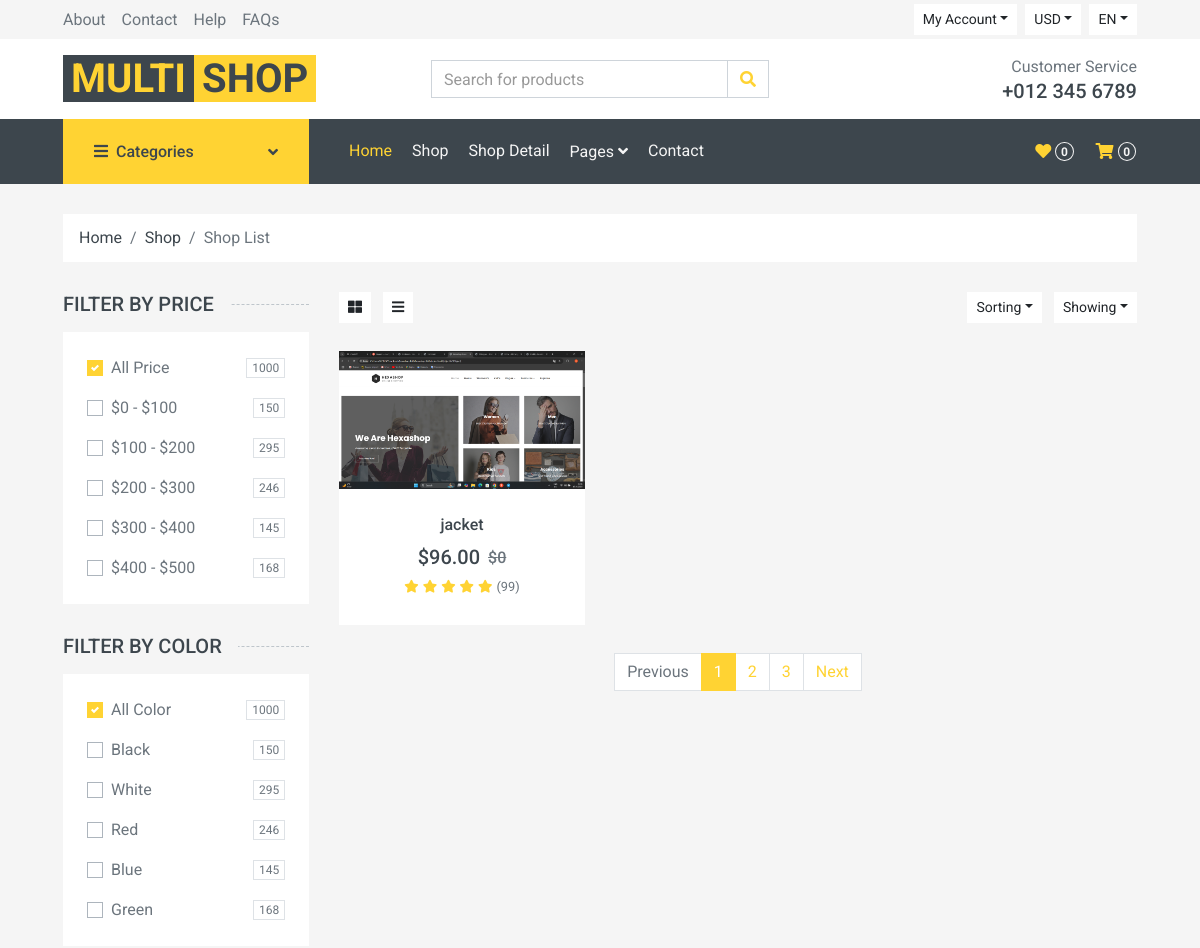
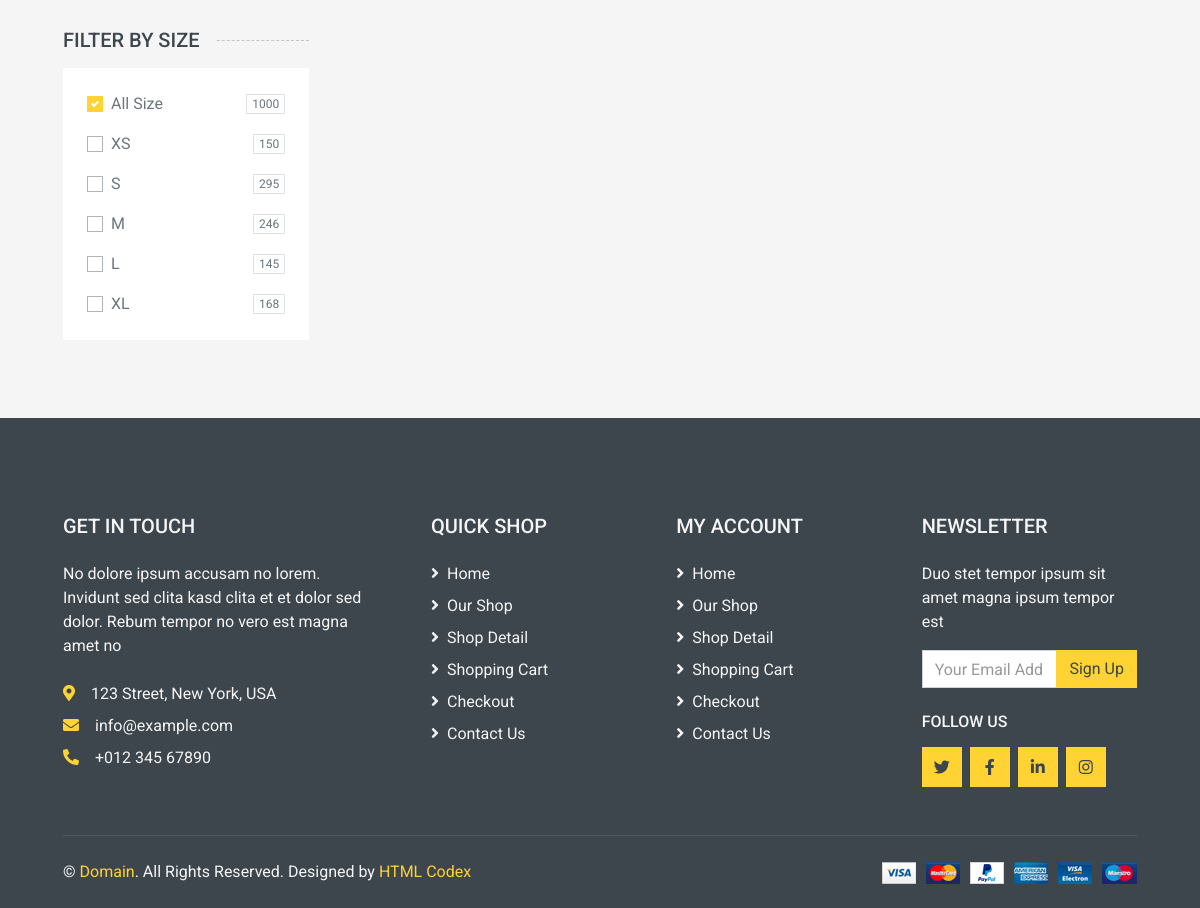
The app's page /products/by/category/jackets with its own data (2 pictures, top to bottom).
### shop/models.py (models this page shows, shortened)
class Product(models.Model):
    name = models.CharField(max_length=250)
    slug = models.SlugField(max_length=250, unique=True)
    description = models.TextField(null=True, blank=True)
    price = models.DecimalField(max_digits=10, decimal_places=2)
    quantity = models.IntegerField(default=10)
    sizes = models.ManyToManyField(Size)
    colors = models.ManyToManyField(Color)
    discount = models.IntegerField(default=0)
    category = models.ForeignKey(Category, on_delete=models.SET_NULL, null=True, related_name='products')

class ProductImage(models.Model):
    image = models.ImageField(upload_to='products/images/')
    product = models.ForeignKey(Product, on_delete=models.CASCADE, related_name='images')

### shop/views.py (the view)
# urls.py: path('products/by/category/<slug:slug>', ProductByCategoryView.as_view(), name='products_by_category'),
class ProductByCategoryView(ProductListView):
    template_name = 'shop/shop.html'
    def get_context_data(self, *, object_list=None, **kwargs):
        context = super().get_context_data()
        category = Category.objects.get(slug=self.kwargs.get('slug'))
        products = category.products.all()
        context['products'] = products
        return context

### shop/views.py (called while the page is built)
    def get_context_data(self, *, object_list=None, **kwargs):
        context = super().get_context_data()
        context['categories'] = Category.objects.all()
        return context

### shop/templates/shop/shop.html (shortened to what this page needs)
{% extends 'base.html' %}
    {% block content %}
    <div class="container-fluid">
        <div class="row px-xl-5">
            <div class="col-12">
                <nav class="breadcrumb bg-light mb-30">
                    <a class="breadcrumb-item text-dark" href="#">Home</a>
                    <a class="breadcrumb-item text-dark" href="#">Shop</a>
                    <span class="breadcrumb-item active">Shop List</span>
                </nav>
            </div>
        </div>
    </div>
    <div class="container-fluid">
        <div class="row px-xl-5">
            <div class="col-lg-3 col-md-4">
                <h5 class="section-title position-relative text-uppercase mb-3"><span class="bg-secondary pr-3">Filter by price</span></h5>
                <div class="bg-light p-4 mb-30">
                    <form>
                        <div class="custom-control custom-checkbox d-flex align-items-center justify-content-between mb-3">
                            <label class="custom-control-label" for="price-all">All Price</label>
                            <span class="badge border font-weight-normal">1000</span>
                        </div>
                        <div class="custom-control custom-checkbox d-flex align-items-center justify-content-between mb-3">
                            <label class="custom-control-label" for="price-1">$0 - $100</label>
                            <span class="badge border font-weight-normal">150</span>
                        </div>
                        <div class="custom-control custom-checkbox d-flex align-items-center justify-content-between mb-3">
                            <label class="custom-control-label" for="price-2">$100 - $200</label>
                            <span class="badge border font-weight-normal">295</span>
                        </div>
                        <div class="custom-control custom-checkbox d-flex align-items-center justify-content-between mb-3">
                            <label class="custom-control-label" for="price-3">$200 - $300</label>
                            <span class="badge border font-weight-normal">246</span>
                        </div>
                        <div class="custom-control custom-checkbox d-flex align-items-center justify-content-between mb-3">
                            <label class="custom-control-label" for="price-4">$300 - $400</label>
                            <span class="badge border font-weight-normal">145</span>
                        </div>
                        <div class="custom-control custom-checkbox d-flex align-items-center justify-content-between">
                            <label class="custom-control-label" for="price-5">$400 - $500</label>
                            <span class="badge border font-weight-normal">168</span>
                        </div>
                    </form>
                </div>
                <h5 class="section-title position-relative text-uppercase mb-3"><span class="bg-secondary pr-3">Filter by color</span></h5>
                <div class="bg-light p-4 mb-30">
                    <form>
                        <div class="custom-control custom-checkbox d-flex align-items-center justify-content-between mb-3">
                            <label class="custom-control-label" for="price-all">All Color</label>
                            <span class="badge border font-weight-normal">1000</span>
                        </div>
                        <div class="custom-control custom-checkbox d-flex align-items-center justify-content-between mb-3">
                            <label class="custom-control-label" for="color-1">Black</label>
                            <span class="badge border font-weight-normal">150</span>
                        </div>
                        <div class="custom-control custom-checkbox d-flex align-items-center justify-content-between mb-3">
                            <label class="custom-control-label" for="color-2">White</label>
                            <span class="badge border font-weight-normal">295</span>
                        </div>
                        <div class="custom-control custom-checkbox d-flex align-items-center justify-content-between mb-3">
                            <label class="custom-control-label" for="color-3">Red</label>
                            <span class="badge border font-weight-normal">246</span>
                        </div>
                        <div class="custom-control custom-checkbox d-flex align-items-center justify-content-between mb-3">
                            <label class="custom-control-label" for="color-4">Blue</label>
                            <span class="badge border font-weight-normal">145</span>
                        </div>
                        <div class="custom-control custom-checkbox d-flex align-items-center justify-content-between">
                            <label class="custom-control-label" for="color-5">Green</label>
                            <span class="badge border font-weight-normal">168</span>
                        </div>
                    </form>
                </div>
                <h5 class="section-title position-relative text-uppercase mb-3"><span class="bg-secondary pr-3">Filter by size</span></h5>
                <div class="bg-light p-4 mb-30">
                    <form>
                        <div class="custom-control custom-checkbox d-flex align-items-center justify-content-between mb-3">
                            <label class="custom-control-label" for="size-all">All Size</label>
                            <span class="badge border font-weight-normal">1000</span>
                        </div>
                        <div class="custom-control custom-checkbox d-flex align-items-center justify-content-between mb-3">
                            <label class="custom-control-label" for="size-1">XS</label>
                            <span class="badge border font-weight-normal">150</span>
                        </div>
                        <div class="custom-control custom-checkbox d-flex align-items-center justify-content-between mb-3">
                            <label class="custom-control-label" for="size-2">S</label>
                            <span class="badge border font-weight-normal">295</span>
                        </div>
                        <div class="custom-control custom-checkbox d-flex align-items-center justify-content-between mb-3">
                            <label class="custom-control-label" for="size-3">M</label>
                            <span class="badge border font-weight-normal">246</span>
                        </div>
                        <div class="custom-control custom-checkbox d-flex align-items-center justify-content-between mb-3">
                            <label class="custom-control-label" for="size-4">L</label>
                            <span class="badge border font-weight-normal">145</span>
                        </div>
                        <div class="custom-control custom-checkbox d-flex align-items-center justify-content-between">
                            <label class="custom-control-label" for="size-5">XL</label>
                            <span class="badge border font-weight-normal">168</span>
                        </div>
                    </form>
                </div>
            </div>
            <div class="col-lg-9 col-md-8">
                <div class="row pb-3">
                    <div class="col-12 pb-1">
                        <div class="d-flex align-items-center justify-content-between mb-4">
                            <div>
                                <button class="btn btn-sm btn-light"><i class="fa fa-th-large"></i></button>
                                <button class="btn btn-sm btn-light ml-2"><i class="fa fa-bars"></i></button>
                            </div>
                            <div class="ml-2">
                                <div class="btn-group">
                                    <button type="button" class="btn btn-sm btn-light dropdown-toggle" data-toggle="dropdown">Sorting</button>
                                </div>
                                <div class="btn-group ml-2">
                                    <button type="button" class="btn btn-sm btn-light dropdown-toggle" data-toggle="dropdown">Showing</button>
                                </div>
                            </div>
                        </div>
                    </div>
                    {% for product in products %}
                    <div class="col-lg-4 col-md-6 col-sm-6 pb-1">
                        <div class="product-item bg-light mb-4">
                            <div class="product-img position-relative overflow-hidden">
                               <a href="{% url 'products_detail' product.slug %}">
                                   <img class="img-fluid w-100" src="{{ product.images.first.image.url }}" alt="">
                               </a>
                                <div class="product-action">
                                </div>
                            </div>
                            <div class="text-center py-4">
                                <a class="h6 text-decoration-none text-truncate" href="{% url 'products_detail' product.slug %}">{{product.name}}</a>
                                <div class="d-flex align-items-center justify-content-center mt-2">
                                    <h5>${{product.price}}</h5><h6 class="text-muted ml-2"><del>${{product.discount}}</del></h6>
                                </div>
                                <div class="d-flex align-items-center justify-content-center mb-1">
                                    <small class="fa fa-star text-primary mr-1"></small>
                                    <small class="fa fa-star text-primary mr-1"></small>
                                    <small class="fa fa-star text-primary mr-1"></small>
                                    <small class="fa fa-star text-primary mr-1"></small>
                                    <small class="fa fa-star text-primary mr-1"></small>
                                    <small>(99)</small>
                                </div>
                            </div>
                        </div>
                    </div>
                    {% endfor %}
                    <div class="col-12">
                        <nav>
                          <ul class="pagination justify-content-center">
                            <li class="page-item disabled"><a class="page-link" href="#">Previous</span></a></li>
                            <li class="page-item active"><a class="page-link" href="#">1</a></li>
                            <li class="page-item"><a class="page-link" href="#">2</a></li>
                            <li class="page-item"><a class="page-link" href="#">3</a></li>
                            <li class="page-item"><a class="page-link" href="#">Next</a></li>
                          </ul>
                        </nav>
                    </div>
                </div>
            </div>
        </div>
    </div>
    {% endblock content %}

### records on screen
Product: images.first.image (picture), name "jacket", price "96.00", discount "0"
